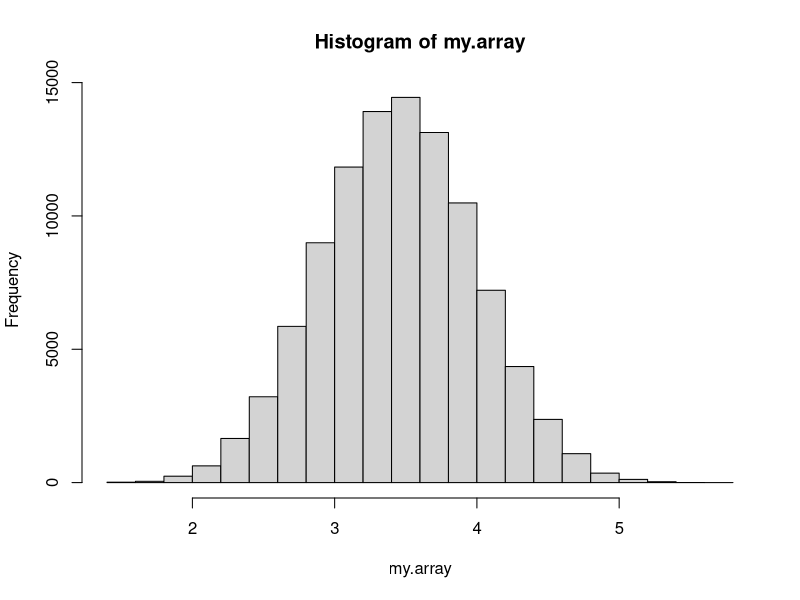
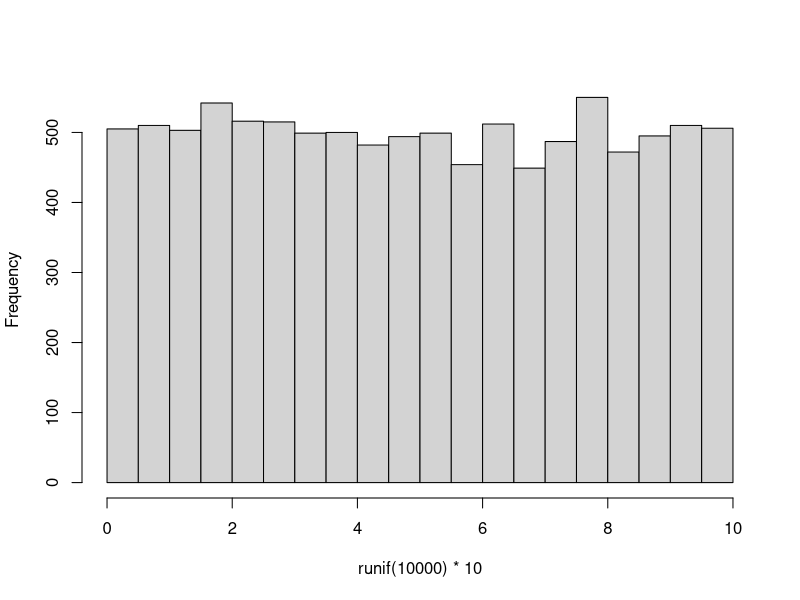
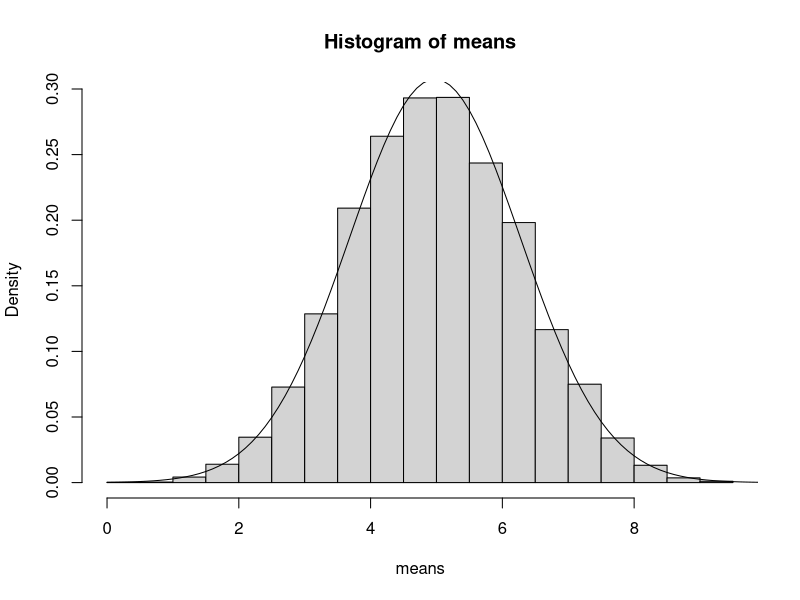

The R source for these figures, in order:
#my code
my.array <- array(1:100000)

for(i in 1:100000){
  dice <- sample(6,10,replace=TRUE)
  dice_mean <- mean(dice)
  my.array[i] <- dice_mean
}
hist(my.array)

#jevin's code
hist(runif(10000)*10,main="")
means <- numeric(10000)
for(i in 1:10000){
  means[i] <- mean(runif(5)*10)
}
hist(means,freq=FALSE)
mean(means)
sd(means)
xv <- seq(0,10,0.1)
yv <- dnorm(xv, mean=mean(means),sd=sd(means))
lines(xv,yv)